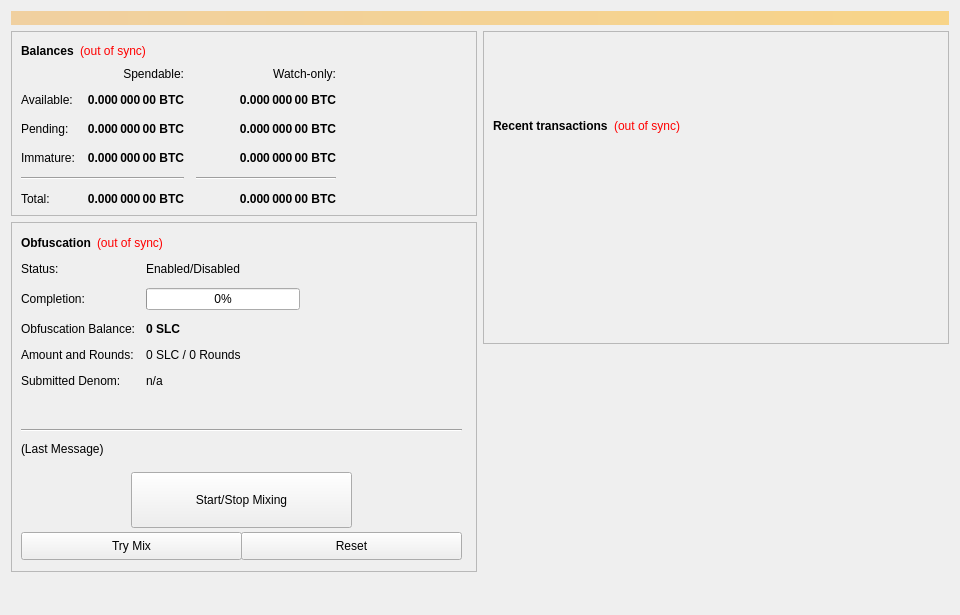
<?xml version="1.0" encoding="UTF-8"?>
<ui version="4.0">
 <class>OverviewPage</class>
 <widget class="QWidget" name="OverviewPage">
  <property name="geometry">
   <rect>
    <x>0</x>
    <y>0</y>
    <width>960</width>
    <height>615</height>
   </rect>
  </property>
  <property name="minimumSize">
   <size>
    <width>960</width>
    <height>0</height>
   </size>
  </property>
  <property name="windowTitle">
   <string>Form</string>
  </property>
  <layout class="QVBoxLayout" name="topLayout">
   <item>
    <widget class="QLabel" name="labelAlerts">
     <property name="visible">
      <bool>false</bool>
     </property>
     <property name="styleSheet">
      <string notr="true">background-color: qlineargradient(x1: 0, y1: 0, x2: 1, y2: 0, stop:0 #F0D0A0, stop:1 #F8D488); color:#000000;</string>
     </property>
     <property name="wordWrap">
      <bool>true</bool>
     </property>
     <property name="margin">
      <number>3</number>
     </property>
    </widget>
   </item>
   <item>
    <layout class="QHBoxLayout" name="horizontalLayout" stretch="1,1">
     <item>
      <layout class="QVBoxLayout" name="verticalLayout_2">
       <item>
        <widget class="QFrame" name="frame">
         <property name="frameShape">
          <enum>QFrame::StyledPanel</enum>
         </property>
         <property name="frameShadow">
          <enum>QFrame::Raised</enum>
         </property>
         <layout class="QVBoxLayout" name="verticalLayout_4">
          <item>
           <layout class="QHBoxLayout" name="horizontalLayout_4">
            <item>
             <widget class="QLabel" name="label_5">
              <property name="font">
               <font>
                <weight>75</weight>
                <bold>true</bold>
               </font>
              </property>
              <property name="text">
               <string>Balances</string>
              </property>
             </widget>
            </item>
            <item>
             <widget class="QLabel" name="labelWalletStatus">
              <property name="cursor">
               <cursorShape>WhatsThisCursor</cursorShape>
              </property>
              <property name="toolTip">
               <string>The displayed information may be out of date. Your wallet automatically synchronizes with the SLC network after a connection is established, but this process has not completed yet.</string>
              </property>
              <property name="styleSheet">
               <string notr="true">QLabel { color: red; }</string>
              </property>
              <property name="text">
               <string notr="true">(out of sync)</string>
              </property>
              <property name="alignment">
               <set>Qt::AlignLeading|Qt::AlignLeft|Qt::AlignVCenter</set>
              </property>
             </widget>
            </item>
            <item>
             <spacer name="horizontalSpacer_3">
              <property name="orientation">
               <enum>Qt::Horizontal</enum>
              </property>
              <property name="sizeHint" stdset="0">
               <size>
                <width>40</width>
                <height>20</height>
               </size>
              </property>
             </spacer>
            </item>
           </layout>
          </item>
          <item>
           <layout class="QGridLayout" name="gridLayout">
            <property name="spacing">
             <number>12</number>
            </property>
            <item row="2" column="2">
             <widget class="QLabel" name="labelWatchPending">
              <property name="font">
               <font>
                <weight>75</weight>
                <bold>true</bold>
               </font>
              </property>
              <property name="cursor">
               <cursorShape>IBeamCursor</cursorShape>
              </property>
              <property name="toolTip">
               <string>Unconfirmed transactions to watch-only addresses</string>
              </property>
              <property name="text">
               <string notr="true">0.000 000 00 BTC</string>
              </property>
              <property name="alignment">
               <set>Qt::AlignRight|Qt::AlignTrailing|Qt::AlignVCenter</set>
              </property>
              <property name="textInteractionFlags">
               <set>Qt::LinksAccessibleByMouse|Qt::TextSelectableByKeyboard|Qt::TextSelectableByMouse</set>
              </property>
             </widget>
            </item>
            <item row="2" column="1">
             <widget class="QLabel" name="labelUnconfirmed">
              <property name="font">
               <font>
                <weight>75</weight>
                <bold>true</bold>
               </font>
              </property>
              <property name="cursor">
               <cursorShape>IBeamCursor</cursorShape>
              </property>
              <property name="toolTip">
               <string>Total of transactions that have yet to be confirmed, and do not yet count toward the spendable balance</string>
              </property>
              <property name="text">
               <string notr="true">0.000 000 00 BTC</string>
              </property>
              <property name="alignment">
               <set>Qt::AlignRight|Qt::AlignTrailing|Qt::AlignVCenter</set>
              </property>
              <property name="textInteractionFlags">
               <set>Qt::LinksAccessibleByMouse|Qt::TextSelectableByKeyboard|Qt::TextSelectableByMouse</set>
              </property>
             </widget>
            </item>
            <item row="3" column="2">
             <widget class="QLabel" name="labelWatchImmature">
              <property name="font">
               <font>
                <weight>75</weight>
                <bold>true</bold>
               </font>
              </property>
              <property name="cursor">
               <cursorShape>IBeamCursor</cursorShape>
              </property>
              <property name="toolTip">
               <string>Staked or masternode rewards in watch-only addresses that has not yet matured</string>
              </property>
              <property name="text">
               <string notr="true">0.000 000 00 BTC</string>
              </property>
              <property name="alignment">
               <set>Qt::AlignRight|Qt::AlignTrailing|Qt::AlignVCenter</set>
              </property>
              <property name="textInteractionFlags">
               <set>Qt::LinksAccessibleByMouse|Qt::TextSelectableByKeyboard|Qt::TextSelectableByMouse</set>
              </property>
             </widget>
            </item>
            <item row="4" column="0" colspan="2">
             <widget class="Line" name="lineSpendableBalance">
              <property name="orientation">
               <enum>Qt::Horizontal</enum>
              </property>
             </widget>
            </item>
            <item row="4" column="2">
             <widget class="Line" name="lineWatchBalance">
              <property name="sizePolicy">
               <sizepolicy hsizetype="Preferred" vsizetype="Fixed">
                <horstretch>0</horstretch>
                <verstretch>0</verstretch>
               </sizepolicy>
              </property>
              <property name="minimumSize">
               <size>
                <width>140</width>
                <height>0</height>
               </size>
              </property>
              <property name="orientation">
               <enum>Qt::Horizontal</enum>
              </property>
             </widget>
            </item>
            <item row="5" column="0">
             <widget class="QLabel" name="labelTotalText">
              <property name="text">
               <string>Total:</string>
              </property>
             </widget>
            </item>
            <item row="3" column="1">
             <widget class="QLabel" name="labelImmature">
              <property name="font">
               <font>
                <weight>75</weight>
                <bold>true</bold>
               </font>
              </property>
              <property name="cursor">
               <cursorShape>IBeamCursor</cursorShape>
              </property>
              <property name="toolTip">
               <string>Staked or masternode rewards that has not yet matured</string>
              </property>
              <property name="text">
               <string notr="true">0.000 000 00 BTC</string>
              </property>
              <property name="alignment">
               <set>Qt::AlignRight|Qt::AlignTrailing|Qt::AlignVCenter</set>
              </property>
              <property name="textInteractionFlags">
               <set>Qt::LinksAccessibleByMouse|Qt::TextSelectableByKeyboard|Qt::TextSelectableByMouse</set>
              </property>
             </widget>
            </item>
            <item row="2" column="3">
             <spacer name="horizontalSpacer_2">
              <property name="orientation">
               <enum>Qt::Horizontal</enum>
              </property>
              <property name="sizeHint" stdset="0">
               <size>
                <width>40</width>
                <height>20</height>
               </size>
              </property>
             </spacer>
            </item>
            <item row="3" column="0">
             <widget class="QLabel" name="labelImmatureText">
              <property name="text">
               <string>Immature:</string>
              </property>
             </widget>
            </item>
            <item row="5" column="1">
             <widget class="QLabel" name="labelTotal">
              <property name="font">
               <font>
                <weight>75</weight>
                <bold>true</bold>
               </font>
              </property>
              <property name="cursor">
               <cursorShape>IBeamCursor</cursorShape>
              </property>
              <property name="toolTip">
               <string>Your current total balance</string>
              </property>
              <property name="text">
               <string notr="true">0.000 000 00 BTC</string>
              </property>
              <property name="alignment">
               <set>Qt::AlignRight|Qt::AlignTrailing|Qt::AlignVCenter</set>
              </property>
              <property name="textInteractionFlags">
               <set>Qt::LinksAccessibleByMouse|Qt::TextSelectableByKeyboard|Qt::TextSelectableByMouse</set>
              </property>
             </widget>
            </item>
            <item row="5" column="2">
             <widget class="QLabel" name="labelWatchTotal">
              <property name="font">
               <font>
                <weight>75</weight>
                <bold>true</bold>
               </font>
              </property>
              <property name="cursor">
               <cursorShape>IBeamCursor</cursorShape>
              </property>
              <property name="toolTip">
               <string>Current total balance in watch-only addresses</string>
              </property>
              <property name="text">
               <string notr="true">0.000 000 00 BTC</string>
              </property>
              <property name="alignment">
               <set>Qt::AlignRight|Qt::AlignTrailing|Qt::AlignVCenter</set>
              </property>
              <property name="textInteractionFlags">
               <set>Qt::LinksAccessibleByMouse|Qt::TextSelectableByKeyboard|Qt::TextSelectableByMouse</set>
              </property>
             </widget>
            </item>
            <item row="0" column="2">
             <widget class="QLabel" name="labelWatchonly">
              <property name="text">
               <string>Watch-only:</string>
              </property>
              <property name="alignment">
               <set>Qt::AlignRight|Qt::AlignTrailing|Qt::AlignVCenter</set>
              </property>
             </widget>
            </item>
            <item row="1" column="0">
             <widget class="QLabel" name="labelBalanceText">
              <property name="text">
               <string>Available:</string>
              </property>
             </widget>
            </item>
            <item row="1" column="1">
             <widget class="QLabel" name="labelBalance">
              <property name="font">
               <font>
                <weight>75</weight>
                <bold>true</bold>
               </font>
              </property>
              <property name="cursor">
               <cursorShape>IBeamCursor</cursorShape>
              </property>
              <property name="toolTip">
               <string>Your current spendable balance</string>
              </property>
              <property name="text">
               <string notr="true">0.000 000 00 BTC</string>
              </property>
              <property name="alignment">
               <set>Qt::AlignRight|Qt::AlignTrailing|Qt::AlignVCenter</set>
              </property>
              <property name="textInteractionFlags">
               <set>Qt::LinksAccessibleByMouse|Qt::TextSelectableByKeyboard|Qt::TextSelectableByMouse</set>
              </property>
             </widget>
            </item>
            <item row="1" column="2">
             <widget class="QLabel" name="labelWatchAvailable">
              <property name="font">
               <font>
                <weight>75</weight>
                <bold>true</bold>
               </font>
              </property>
              <property name="cursor">
               <cursorShape>IBeamCursor</cursorShape>
              </property>
              <property name="toolTip">
               <string>Your current balance in watch-only addresses</string>
              </property>
              <property name="text">
               <string notr="true">0.000 000 00 BTC</string>
              </property>
              <property name="alignment">
               <set>Qt::AlignRight|Qt::AlignTrailing|Qt::AlignVCenter</set>
              </property>
              <property name="textInteractionFlags">
               <set>Qt::LinksAccessibleByMouse|Qt::TextSelectableByKeyboard|Qt::TextSelectableByMouse</set>
              </property>
             </widget>
            </item>
            <item row="2" column="0">
             <widget class="QLabel" name="labelPendingText">
              <property name="text">
               <string>Pending:</string>
              </property>
             </widget>
            </item>
            <item row="0" column="1">
             <widget class="QLabel" name="labelSpendable">
              <property name="text">
               <string>Spendable:</string>
              </property>
              <property name="alignment">
               <set>Qt::AlignRight|Qt::AlignTrailing|Qt::AlignVCenter</set>
              </property>
             </widget>
            </item>
           </layout>
          </item>
         </layout>
        </widget>
       </item>
       <item>
        <widget class="QFrame" name="frameObfuscation">
         <property name="minimumSize">
          <size>
           <width>0</width>
           <height>350</height>
          </size>
         </property>
         <property name="layoutDirection">
          <enum>Qt::LeftToRight</enum>
         </property>
         <property name="frameShape">
          <enum>QFrame::StyledPanel</enum>
         </property>
         <property name="frameShadow">
          <enum>QFrame::Raised</enum>
         </property>
         <widget class="QWidget" name="formLayoutWidget">
          <property name="geometry">
           <rect>
            <x>10</x>
            <y>40</y>
            <width>451</width>
            <height>161</height>
           </rect>
          </property>
          <layout class="QFormLayout" name="formLayout">
           <property name="fieldGrowthPolicy">
            <enum>QFormLayout::AllNonFixedFieldsGrow</enum>
           </property>
           <property name="horizontalSpacing">
            <number>11</number>
           </property>
           <property name="verticalSpacing">
            <number>12</number>
           </property>
           <item row="0" column="0">
            <widget class="QLabel" name="label_6">
             <property name="text">
              <string>Status:</string>
             </property>
            </widget>
           </item>
           <item row="1" column="0">
            <widget class="QLabel" name="label_7">
             <property name="text">
              <string>Completion:</string>
             </property>
            </widget>
           </item>
           <item row="1" column="1">
            <widget class="QProgressBar" name="obfuscationProgress">
             <property name="maximumSize">
              <size>
               <width>154</width>
               <height>16777215</height>
              </size>
             </property>
             <property name="value">
              <number>0</number>
             </property>
            </widget>
           </item>
           <item row="2" column="0">
            <widget class="QLabel" name="labelAnonymizedText">
             <property name="text">
              <string>Obfuscation Balance:</string>
             </property>
            </widget>
           </item>
           <item row="2" column="1">
            <widget class="QLabel" name="labelAnonymized">
             <property name="font">
              <font>
               <weight>75</weight>
               <bold>true</bold>
              </font>
             </property>
             <property name="text">
              <string notr="true">0 SLC</string>
             </property>
            </widget>
           </item>
           <item row="3" column="0">
            <widget class="QLabel" name="label_8">
             <property name="text">
              <string>Amount and Rounds:</string>
             </property>
            </widget>
           </item>
           <item row="3" column="1">
            <widget class="QLabel" name="labelAmountRounds">
             <property name="text">
              <string>0 SLC / 0 Rounds</string>
             </property>
            </widget>
           </item>
           <item row="4" column="0">
            <widget class="QLabel" name="label_9">
             <property name="text">
              <string>Submitted Denom:</string>
             </property>
            </widget>
           </item>
           <item row="4" column="1">
            <widget class="QLabel" name="labelSubmittedDenom">
             <property name="toolTip">
              <string>The denominations you submitted to the Masternode.&lt;br&gt;To mix, other users must submit the exact same denominations.</string>
             </property>
             <property name="text">
              <string>n/a</string>
             </property>
            </widget>
           </item>
           <item row="0" column="1">
            <widget class="QLabel" name="obfuscationEnabled">
             <property name="text">
              <string>Enabled/Disabled</string>
             </property>
            </widget>
           </item>
          </layout>
         </widget>
         <widget class="QPushButton" name="runAutoDenom">
          <property name="geometry">
           <rect>
            <x>251</x>
            <y>17</y>
            <width>1</width>
            <height>1</height>
           </rect>
          </property>
          <property name="palette">
           <palette>
            <active>
             <colorrole role="WindowText">
              <brush brushstyle="SolidPattern">
               <color alpha="255">
                <red>0</red>
                <green>0</green>
                <blue>0</blue>
               </color>
              </brush>
             </colorrole>
             <colorrole role="Button">
              <brush brushstyle="SolidPattern">
               <color alpha="255">
                <red>239</red>
                <green>238</green>
                <blue>238</blue>
               </color>
              </brush>
             </colorrole>
             <colorrole role="Light">
              <brush brushstyle="SolidPattern">
               <color alpha="255">
                <red>255</red>
                <green>255</green>
                <blue>255</blue>
               </color>
              </brush>
             </colorrole>
             <colorrole role="Midlight">
              <brush brushstyle="SolidPattern">
               <color alpha="255">
                <red>247</red>
                <green>246</green>
                <blue>246</blue>
               </color>
              </brush>
             </colorrole>
             <colorrole role="Dark">
              <brush brushstyle="SolidPattern">
               <color alpha="255">
                <red>119</red>
                <green>119</green>
                <blue>119</blue>
               </color>
              </brush>
             </colorrole>
             <colorrole role="Mid">
              <brush brushstyle="SolidPattern">
               <color alpha="255">
                <red>159</red>
                <green>159</green>
                <blue>159</blue>
               </color>
              </brush>
             </colorrole>
             <colorrole role="Text">
              <brush brushstyle="SolidPattern">
               <color alpha="255">
                <red>0</red>
                <green>0</green>
                <blue>0</blue>
               </color>
              </brush>
             </colorrole>
             <colorrole role="BrightText">
              <brush brushstyle="SolidPattern">
               <color alpha="255">
                <red>255</red>
                <green>255</green>
                <blue>255</blue>
               </color>
              </brush>
             </colorrole>
             <colorrole role="ButtonText">
              <brush brushstyle="SolidPattern">
               <color alpha="255">
                <red>0</red>
                <green>0</green>
                <blue>0</blue>
               </color>
              </brush>
             </colorrole>
             <colorrole role="Base">
              <brush brushstyle="SolidPattern">
               <color alpha="255">
                <red>255</red>
                <green>255</green>
                <blue>255</blue>
               </color>
              </brush>
             </colorrole>
             <colorrole role="Window">
              <brush brushstyle="SolidPattern">
               <color alpha="255">
                <red>239</red>
                <green>238</green>
                <blue>238</blue>
               </color>
              </brush>
             </colorrole>
             <colorrole role="Shadow">
              <brush brushstyle="SolidPattern">
               <color alpha="255">
                <red>0</red>
                <green>0</green>
                <blue>0</blue>
               </color>
              </brush>
             </colorrole>
             <colorrole role="AlternateBase">
              <brush brushstyle="SolidPattern">
               <color alpha="255">
                <red>247</red>
                <green>246</green>
                <blue>246</blue>
               </color>
              </brush>
             </colorrole>
             <colorrole role="ToolTipBase">
              <brush brushstyle="SolidPattern">
               <color alpha="255">
                <red>255</red>
                <green>255</green>
                <blue>220</blue>
               </color>
              </brush>
             </colorrole>
             <colorrole role="ToolTipText">
              <brush brushstyle="SolidPattern">
               <color alpha="255">
                <red>0</red>
                <green>0</green>
                <blue>0</blue>
               </color>
              </brush>
             </colorrole>
            </active>
            <inactive>
             <colorrole role="WindowText">
              <brush brushstyle="SolidPattern">
               <color alpha="255">
                <red>0</red>
                <green>0</green>
                <blue>0</blue>
               </color>
              </brush>
             </colorrole>
             <colorrole role="Button">
              <brush brushstyle="SolidPattern">
               <color alpha="255">
                <red>239</red>
                <green>238</green>
                <blue>238</blue>
               </color>
              </brush>
             </colorrole>
             <colorrole role="Light">
              <brush brushstyle="SolidPattern">
               <color alpha="255">
                <red>255</red>
                <green>255</green>
                <blue>255</blue>
               </color>
              </brush>
             </colorrole>
             <colorrole role="Midlight">
              <brush brushstyle="SolidPattern">
               <color alpha="255">
                <red>247</red>
                <green>246</green>
                <blue>246</blue>
               </color>
              </brush>
             </colorrole>
             <colorrole role="Dark">
              <brush brushstyle="SolidPattern">
               <color alpha="255">
                <red>119</red>
                <green>119</green>
                <blue>119</blue>
               </color>
              </brush>
             </colorrole>
             <colorrole role="Mid">
              <brush brushstyle="SolidPattern">
               <color alpha="255">
                <red>159</red>
                <green>159</green>
                <blue>159</blue>
               </color>
              </brush>
             </colorrole>
             <colorrole role="Text">
              <brush brushstyle="SolidPattern">
               <color alpha="255">
                <red>0</red>
                <green>0</green>
                <blue>0</blue>
               </color>
              </brush>
             </colorrole>
             <colorrole role="BrightText">
              <brush brushstyle="SolidPattern">
               <color alpha="255">
                <red>255</red>
                <green>255</green>
                <blue>255</blue>
               </color>
              </brush>
             </colorrole>
             <colorrole role="ButtonText">
              <brush brushstyle="SolidPattern">
               <color alpha="255">
                <red>0</red>
                <green>0</green>
                <blue>0</blue>
               </color>
              </brush>
             </colorrole>
             <colorrole role="Base">
              <brush brushstyle="SolidPattern">
               <color alpha="255">
                <red>255</red>
                <green>255</green>
                <blue>255</blue>
               </color>
              </brush>
             </colorrole>
             <colorrole role="Window">
              <brush brushstyle="SolidPattern">
               <color alpha="255">
                <red>239</red>
                <green>238</green>
                <blue>238</blue>
               </color>
              </brush>
             </colorrole>
             <colorrole role="Shadow">
              <brush brushstyle="SolidPattern">
               <color alpha="255">
                <red>0</red>
                <green>0</green>
                <blue>0</blue>
               </color>
              </brush>
             </colorrole>
             <colorrole role="AlternateBase">
              <brush brushstyle="SolidPattern">
               <color alpha="255">
                <red>247</red>
                <green>246</green>
                <blue>246</blue>
               </color>
              </brush>
             </colorrole>
             <colorrole role="ToolTipBase">
              <brush brushstyle="SolidPattern">
               <color alpha="255">
                <red>255</red>
                <green>255</green>
                <blue>220</blue>
               </color>
              </brush>
             </colorrole>
             <colorrole role="ToolTipText">
              <brush brushstyle="SolidPattern">
               <color alpha="255">
                <red>0</red>
                <green>0</green>
                <blue>0</blue>
               </color>
              </brush>
             </colorrole>
            </inactive>
            <disabled>
             <colorrole role="WindowText">
              <brush brushstyle="SolidPattern">
               <color alpha="255">
                <red>119</red>
                <green>119</green>
                <blue>119</blue>
               </color>
              </brush>
             </colorrole>
             <colorrole role="Button">
              <brush brushstyle="SolidPattern">
               <color alpha="255">
                <red>239</red>
                <green>238</green>
                <blue>238</blue>
               </color>
              </brush>
             </colorrole>
             <colorrole role="Light">
              <brush brushstyle="SolidPattern">
               <color alpha="255">
                <red>255</red>
                <green>255</green>
                <blue>255</blue>
               </color>
              </brush>
             </colorrole>
             <colorrole role="Midlight">
              <brush brushstyle="SolidPattern">
               <color alpha="255">
                <red>247</red>
                <green>246</green>
                <blue>246</blue>
               </color>
              </brush>
             </colorrole>
             <colorrole role="Dark">
              <brush brushstyle="SolidPattern">
               <color alpha="255">
                <red>119</red>
                <green>119</green>
                <blue>119</blue>
               </color>
              </brush>
             </colorrole>
             <colorrole role="Mid">
              <brush brushstyle="SolidPattern">
               <color alpha="255">
                <red>159</red>
                <green>159</green>
                <blue>159</blue>
               </color>
              </brush>
             </colorrole>
             <colorrole role="Text">
              <brush brushstyle="SolidPattern">
               <color alpha="255">
                <red>119</red>
                <green>119</green>
                <blue>119</blue>
               </color>
              </brush>
             </colorrole>
             <colorrole role="BrightText">
              <brush brushstyle="SolidPattern">
               <color alpha="255">
                <red>255</red>
                <green>255</green>
                <blue>255</blue>
               </color>
              </brush>
             </colorrole>
             <colorrole role="ButtonText">
              <brush brushstyle="SolidPattern">
               <color alpha="255">
                <red>119</red>
                <green>119</green>
                <blue>119</blue>
               </color>
              </brush>
             </colorrole>
             <colorrole role="Base">
              <brush brushstyle="SolidPattern">
               <color alpha="255">
                <red>239</red>
                <green>238</green>
                <blue>238</blue>
               </color>
              </brush>
             </colorrole>
             <colorrole role="Window">
              <brush brushstyle="SolidPattern">
               <color alpha="255">
                <red>239</red>
                <green>238</green>
                <blue>238</blue>
               </color>
              </brush>
             </colorrole>
             <colorrole role="Shadow">
              <brush brushstyle="SolidPattern">
               <color alpha="255">
                <red>0</red>
                <green>0</green>
                <blue>0</blue>
               </color>
              </brush>
             </colorrole>
             <colorrole role="AlternateBase">
              <brush brushstyle="SolidPattern">
               <color alpha="255">
                <red>239</red>
                <green>238</green>
                <blue>238</blue>
               </color>
              </brush>
             </colorrole>
             <colorrole role="ToolTipBase">
              <brush brushstyle="SolidPattern">
               <color alpha="255">
                <red>255</red>
                <green>255</green>
                <blue>220</blue>
               </color>
              </brush>
             </colorrole>
             <colorrole role="ToolTipText">
              <brush brushstyle="SolidPattern">
               <color alpha="255">
                <red>0</red>
                <green>0</green>
                <blue>0</blue>
               </color>
              </brush>
             </colorrole>
            </disabled>
           </palette>
          </property>
          <property name="focusPolicy">
           <enum>Qt::NoFocus</enum>
          </property>
          <property name="autoFillBackground">
           <bool>true</bool>
          </property>
          <property name="text">
           <string/>
          </property>
          <property name="flat">
           <bool>true</bool>
          </property>
         </widget>
         <widget class="QPushButton" name="toggleObfuscation">
          <property name="geometry">
           <rect>
            <x>120</x>
            <y>250</y>
            <width>221</width>
            <height>56</height>
           </rect>
          </property>
          <property name="sizePolicy">
           <sizepolicy hsizetype="MinimumExpanding" vsizetype="Fixed">
            <horstretch>0</horstretch>
            <verstretch>0</verstretch>
           </sizepolicy>
          </property>
          <property name="text">
           <string>Start/Stop Mixing</string>
          </property>
         </widget>
         <widget class="Line" name="lineLastMessage">
          <property name="geometry">
           <rect>
            <x>10</x>
            <y>200</y>
            <width>441</width>
            <height>16</height>
           </rect>
          </property>
          <property name="orientation">
           <enum>Qt::Horizontal</enum>
          </property>
         </widget>
         <widget class="QLabel" name="obfuscationStatus">
          <property name="geometry">
           <rect>
            <x>10</x>
            <y>220</y>
            <width>451</width>
            <height>61</height>
           </rect>
          </property>
          <property name="minimumSize">
           <size>
            <width>288</width>
            <height>43</height>
           </size>
          </property>
          <property name="text">
           <string>(Last Message)</string>
          </property>
          <property name="alignment">
           <set>Qt::AlignLeading|Qt::AlignLeft|Qt::AlignTop</set>
          </property>
          <property name="wordWrap">
           <bool>true</bool>
          </property>
         </widget>
         <widget class="QPushButton" name="obfuscationAuto">
          <property name="geometry">
           <rect>
            <x>10</x>
            <y>310</y>
            <width>221</width>
            <height>28</height>
           </rect>
          </property>
          <property name="sizePolicy">
           <sizepolicy hsizetype="MinimumExpanding" vsizetype="Fixed">
            <horstretch>0</horstretch>
            <verstretch>0</verstretch>
           </sizepolicy>
          </property>
          <property name="toolTip">
           <string>Try to manually submit a Obfuscation request.</string>
          </property>
          <property name="text">
           <string>Try Mix</string>
          </property>
         </widget>
         <widget class="QPushButton" name="obfuscationReset">
          <property name="geometry">
           <rect>
            <x>230</x>
            <y>310</y>
            <width>221</width>
            <height>28</height>
           </rect>
          </property>
          <property name="sizePolicy">
           <sizepolicy hsizetype="MinimumExpanding" vsizetype="Fixed">
            <horstretch>0</horstretch>
            <verstretch>0</verstretch>
           </sizepolicy>
          </property>
          <property name="toolTip">
           <string>Reset the current status of Obfuscation (can interrupt Obfuscation if it's in the process of Mixing, which can cost you money!)</string>
          </property>
          <property name="autoFillBackground">
           <bool>false</bool>
          </property>
          <property name="text">
           <string>Reset</string>
          </property>
         </widget>
         <widget class="QWidget" name="layoutWidget">
          <property name="geometry">
           <rect>
            <x>10</x>
            <y>10</y>
            <width>431</width>
            <height>22</height>
           </rect>
          </property>
          <layout class="QHBoxLayout" name="horizontalLayout_5">
           <item>
            <widget class="QLabel" name="label_2">
             <property name="font">
              <font>
               <weight>75</weight>
               <bold>true</bold>
              </font>
             </property>
             <property name="text">
              <string>Obfuscation</string>
             </property>
            </widget>
           </item>
           <item>
            <widget class="QLabel" name="labelObfuscationSyncStatus">
             <property name="toolTip">
              <string>The displayed information may be out of date. Your wallet automatically synchronizes with the SLC network after a connection is established, but this process has not completed yet.</string>
             </property>
             <property name="styleSheet">
              <string notr="true">QLabel { color: red; }</string>
             </property>
             <property name="text">
              <string notr="true">(out of sync)</string>
             </property>
             <property name="alignment">
              <set>Qt::AlignLeading|Qt::AlignLeft|Qt::AlignVCenter</set>
             </property>
            </widget>
           </item>
           <item>
            <spacer name="horizontalSpacer_4">
             <property name="orientation">
              <enum>Qt::Horizontal</enum>
             </property>
             <property name="sizeHint" stdset="0">
              <size>
               <width>40</width>
               <height>20</height>
              </size>
             </property>
            </spacer>
           </item>
          </layout>
         </widget>
        </widget>
       </item>
       <item>
        <spacer name="verticalSpacer">
         <property name="orientation">
          <enum>Qt::Vertical</enum>
         </property>
         <property name="sizeHint" stdset="0">
          <size>
           <width>20</width>
           <height>40</height>
          </size>
         </property>
        </spacer>
       </item>
      </layout>
     </item>
     <item>
      <layout class="QVBoxLayout" name="verticalLayout_3">
       <item>
        <widget class="QFrame" name="frame_2">
         <property name="frameShape">
          <enum>QFrame::StyledPanel</enum>
         </property>
         <property name="frameShadow">
          <enum>QFrame::Raised</enum>
         </property>
         <layout class="QVBoxLayout" name="verticalLayout">
          <item>
           <spacer name="verticalSpacer_3">
            <property name="orientation">
             <enum>Qt::Vertical</enum>
            </property>
            <property name="sizeType">
             <enum>QSizePolicy::Fixed</enum>
            </property>
            <property name="sizeHint" stdset="0">
             <size>
              <width>20</width>
              <height>75</height>
             </size>
            </property>
           </spacer>
          </item>
          <item>
           <layout class="QHBoxLayout" name="horizontalLayout_2">
            <item>
             <widget class="QLabel" name="label_4">
              <property name="font">
               <font>
                <weight>75</weight>
                <bold>true</bold>
               </font>
              </property>
              <property name="text">
               <string>Recent transactions</string>
              </property>
             </widget>
            </item>
            <item>
             <widget class="QLabel" name="labelTransactionsStatus">
              <property name="cursor">
               <cursorShape>WhatsThisCursor</cursorShape>
              </property>
              <property name="toolTip">
               <string>The displayed information may be out of date. Your wallet automatically synchronizes with the SLC network after a connection is established, but this process has not completed yet.</string>
              </property>
              <property name="styleSheet">
               <string notr="true">QLabel { color: red; }</string>
              </property>
              <property name="text">
               <string notr="true">(out of sync)</string>
              </property>
              <property name="alignment">
               <set>Qt::AlignRight|Qt::AlignTrailing|Qt::AlignVCenter</set>
              </property>
             </widget>
            </item>
            <item>
             <spacer name="horizontalSpacer">
              <property name="orientation">
               <enum>Qt::Horizontal</enum>
              </property>
              <property name="sizeHint" stdset="0">
               <size>
                <width>40</width>
                <height>20</height>
               </size>
              </property>
             </spacer>
            </item>
           </layout>
          </item>
          <item>
           <widget class="QListView" name="listTransactions">
            <property name="styleSheet">
             <string notr="true">QListView { background: transparent; }</string>
            </property>
            <property name="frameShape">
             <enum>QFrame::NoFrame</enum>
            </property>
            <property name="verticalScrollBarPolicy">
             <enum>Qt::ScrollBarAlwaysOff</enum>
            </property>
            <property name="horizontalScrollBarPolicy">
             <enum>Qt::ScrollBarAlwaysOff</enum>
            </property>
            <property name="selectionMode">
             <enum>QAbstractItemView::NoSelection</enum>
            </property>
           </widget>
          </item>
         </layout>
        </widget>
       </item>
       <item>
        <spacer name="verticalSpacer_2">
         <property name="orientation">
          <enum>Qt::Vertical</enum>
         </property>
         <property name="sizeType">
          <enum>QSizePolicy::Expanding</enum>
         </property>
         <property name="sizeHint" stdset="0">
          <size>
           <width>20</width>
           <height>40</height>
          </size>
         </property>
        </spacer>
       </item>
      </layout>
     </item>
    </layout>
   </item>
  </layout>
 </widget>
 <resources/>
 <connections/>
</ui>
